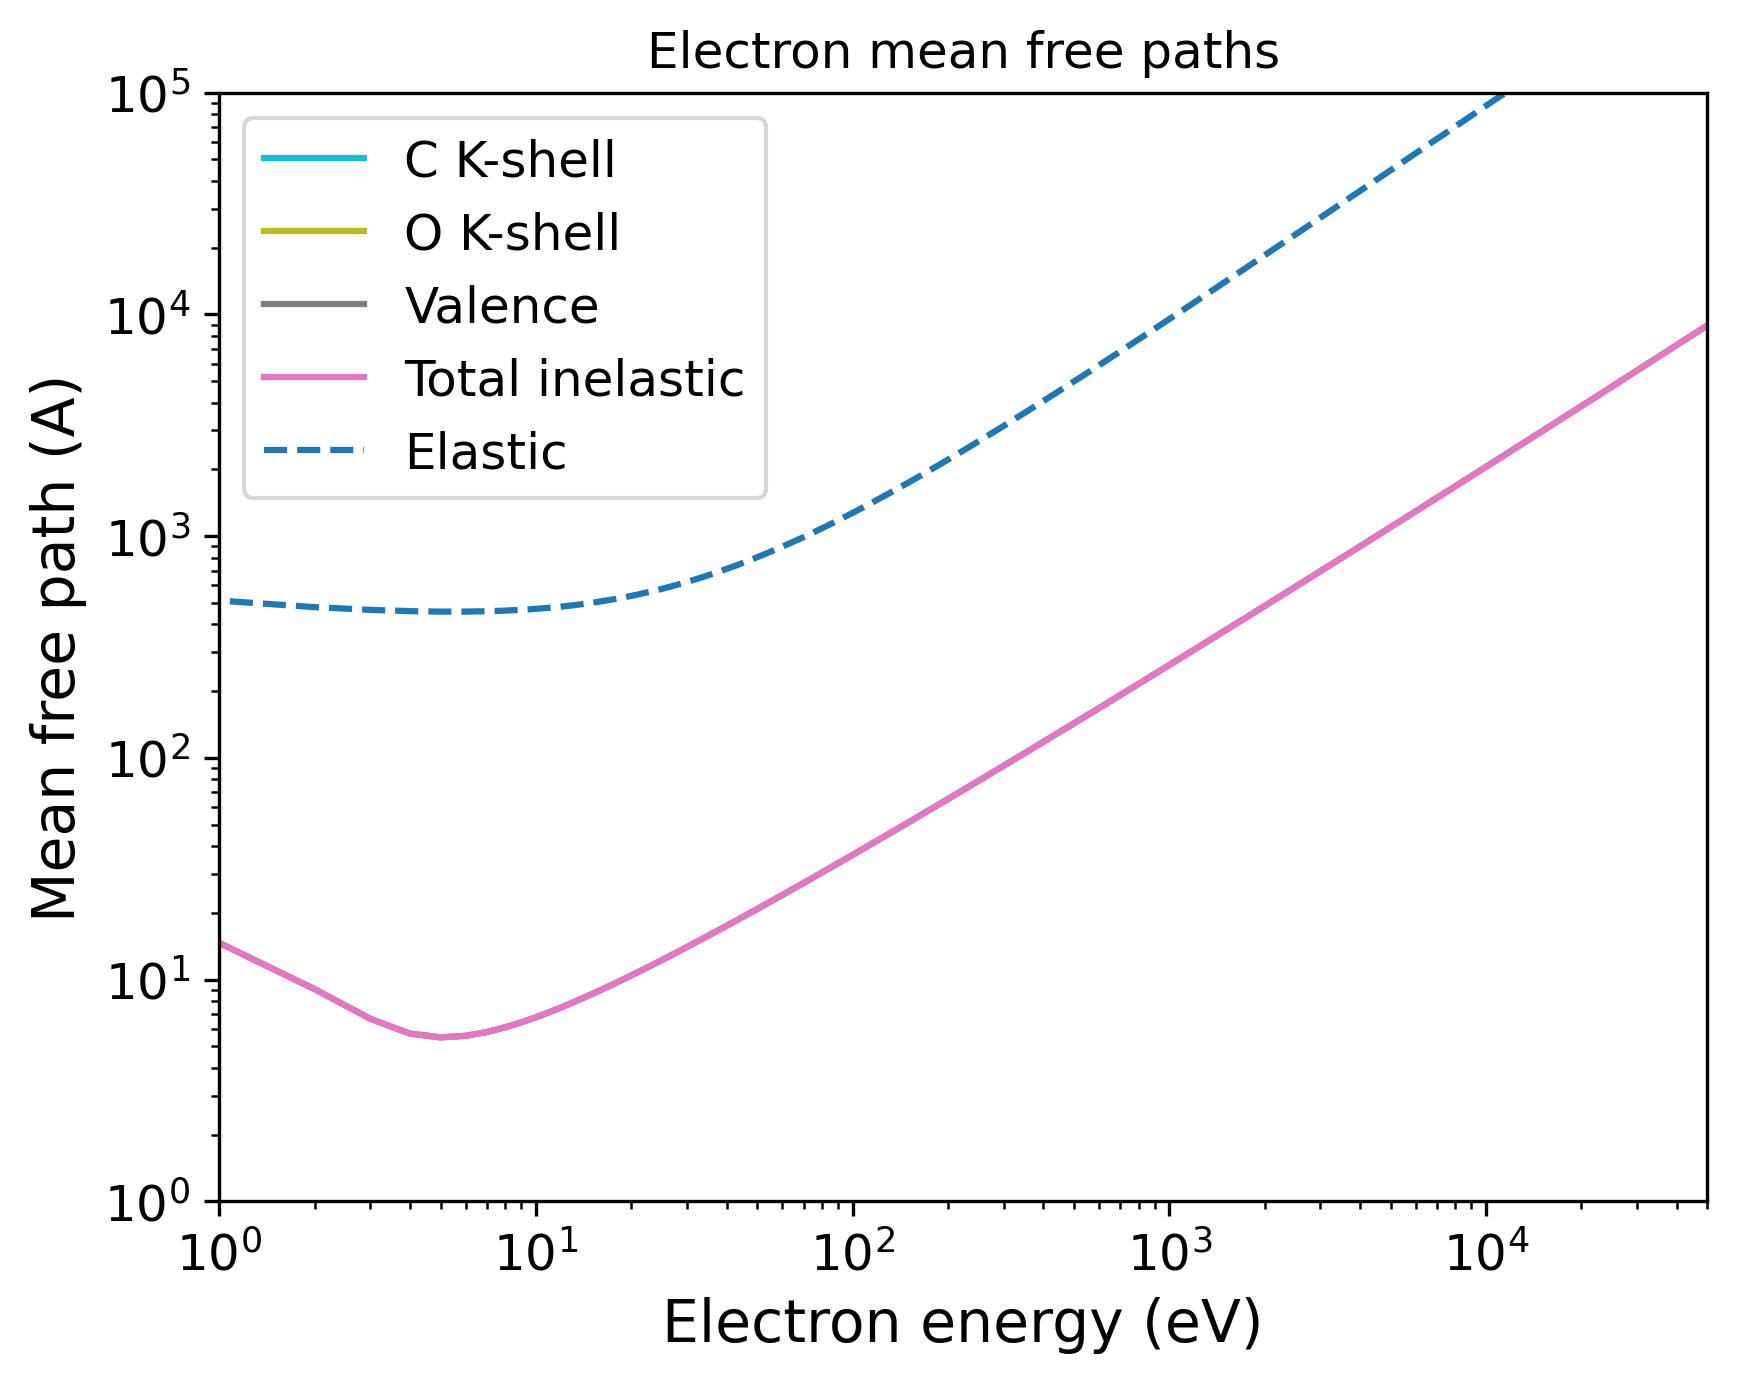

Write Python code to recreate this figure.
import pandas as pd
import numpy as np
import matplotlib.pyplot as plt
import matplotlib.cm as cm
# Set the format:
plt.xlabel("Electron energy (eV)", fontsize=14)
plt.ylabel("Mean free path (A)", fontsize=14)
plt.xticks(fontsize=12)
plt.yticks(fontsize=12)
plt.grid(False)
# Set the axes:
# Read the output file:
df = pd.read_csv(r"OUTPUT_C_mobius_Electron_IMFP.dat", sep=r'\s+', header=None, comment="#", skipinitialspace=True)
plt.xscale("log")
plt.yscale("log")
# Prepare the plot:
columns_to_plot = [ 1, 2, 3, 4]
labels = [ "C K-shell", "O K-shell", "Valence", "Total inelastic"]
# Create N distinct colors from a colormap
N = len(columns_to_plot)
colors = plt.cm.tab10(np.linspace(1, 0, 10))
# Set line styles:
linestyles = [ "-", "-", "-", "-"]
for i, col in enumerate(columns_to_plot):
    color = colors[i % len(colors)]
    ls    = linestyles[i % len(linestyles)]
    label = labels[i % len(labels)]
    plt.plot(df.iloc[:, 0], df.iloc[:, col],
    color=color,
    label=label,
    linestyle=ls)
# Add a curve from the second file
df2 = pd.read_csv(r"OUTPUT_C_mobius_Electron_EMFP.dat", sep=r'\s+', header=None, comment="#", skipinitialspace=True)
columns_to_plot2 = [ 4]
labels2 = [ "Elastic"]
# Create second part of the plot:
for col, label in zip(columns_to_plot2, labels2):
    plt.plot(df2.iloc[:, 0], df2.iloc[:, col], label=label, linestyle="--")
plt.xlim(1.00000000,50000.00000000)
plt.ylim(1.00000000,100000.00000000)
plt.title("Electron mean free paths")
plt.legend(loc="best", fontsize=12)
# Save the plot in this format:
plt.savefig("OUTPUT_MFP_electron.png", dpi=300, bbox_inches="tight")
